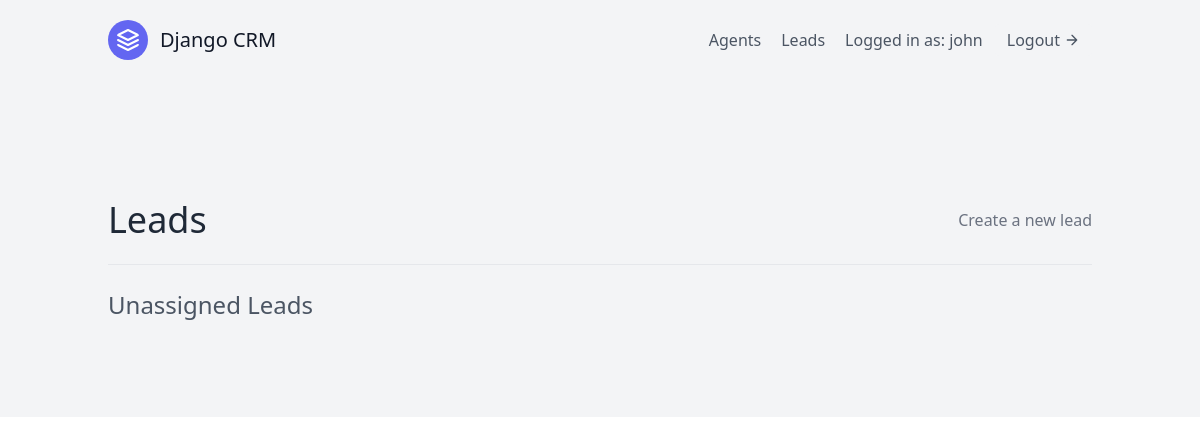
/leads/ (signed in), run on an earlier commit of the app's database.
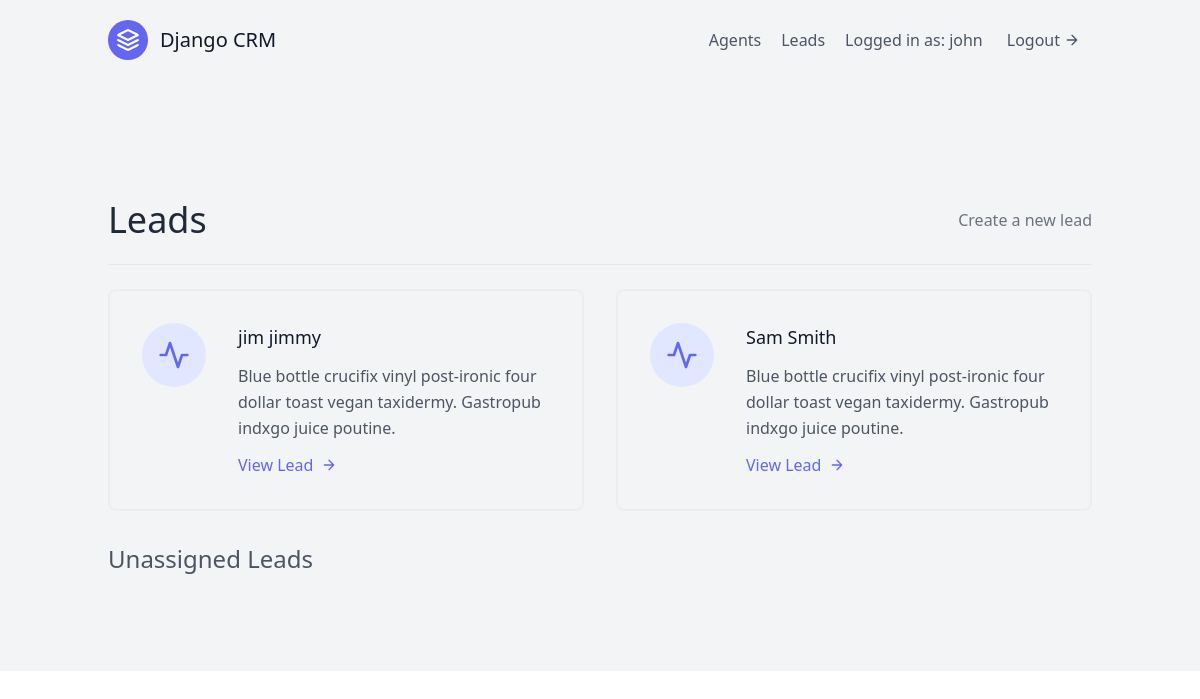
And on a later commit of the database.
### leads/models.py (models this page shows, shortened)
class User(AbstractUser):
    is_organizer = models.BooleanField(default= True)
    is_agent = models.BooleanField(default= False)

class Lead(models.Model):
    first_name = models.CharField(max_length=20)
    last_name = models.CharField(max_length=20)
    age = models.IntegerField(default=0)
    organization = models.ForeignKey(UserProfile, on_delete=models.CASCADE)
    agent = models.ForeignKey("Agent", null= True, blank= True, on_delete=models.SET_NULL)

### leads/views.py (the view)
# urls.py: path('', LeadListView.as_view(), name= 'lead-list'),
class LeadListView(LoginRequiredMixin,ListView):
  template_name = "leads/leads_list.html"
  def queryset(self):
    user = self.request.user
    if user.is_organizer:
      queryset = Lead.objects.filter(organization=user.userprofile, agent__isnull=False )
    else:
      queryset = Lead.objects.filter(organization=user.agent.organization, agent__isnull=False)
      queryset = queryset.filter(agent__user= user)
    return queryset
  def get_context_data(self, **kwargs):
    context = super(LeadListView, self).get_context_data(**kwargs)
    user = self.request.user
    if user.is_organizer:
      queryset = Lead.objects.filter(organization=user.userprofile, agent__isnull=True )
      context.update({
        "unassigned_leads": queryset
      })
    return context

### leads/templates/leads/leads_list.html (shortened to what this page needs)
{% extends "base.html" %}
{% block content %}
<section class="text-gray-600 body-font">
  <div class="container px-5 py-24 mx-auto flex flex-wrap">
   <div  class="w-full mb-6 py-6 flex justify-between items-center border-b border-gray-200">
      <div>
         <h1 class='text-4xl text-gray-800'> Leads </h1>
      </div>
      {% if request.user.is_organizer %}
         <div>
            <a class='text-gray-500 hover:text-blue-500' href="{% url 'leads:lead-create' %}">Create a new lead</a>
         </div>
      {% endif %}
   </div>
      <div class="flex flex-wrap -m-4">
      {% for lead in object_list %}
         <div class="p-4 lg:w-1/2 md:w-full">
            <div class="flex border-2 rounded-lg border-gray-200 border-opacity-50 p-8 sm:flex-row flex-col">
               <div class="w-16 h-16 sm:mr-8 sm:mb-0 mb-4 inline-flex items-center justify-center rounded-full bg-indigo-100 text-indigo-500 flex-shrink-0">
                  <svg fill="none" stroke="currentColor" stroke-linecap="round" stroke-linejoin="round" stroke-width="2" class="w-8 h-8" viewBox="0 0 24 24">
                  <path d="M22 12h-4l-3 9L9 3l-3 9H2"></path>
                  </svg>
               </div>
               <div class="flex-grow">
                  <h2 class="text-gray-900 text-lg title-font font-medium mb-3">{{ lead.first_name }} {{ lead.last_name }}</h2>
                  <p class="leading-relaxed text-base">Blue bottle crucifix vinyl post-ironic four dollar toast vegan taxidermy. Gastropub indxgo juice poutine.</p>
                  <a href="{% url 'leads:lead-detail' lead.pk %}" class="mt-3 text-indigo-500 inline-flex items-center">View Lead
                  <svg fill="none" stroke="currentColor" stroke-linecap="round" stroke-linejoin="round" stroke-width="2" class="w-4 h-4 ml-2" viewBox="0 0 24 24">
                     <path d="M5 12h14M12 5l7 7-7 7"></path>
                  </svg>
                  </a>
               </div>
            </div>
         </div>
      {% endfor %}
         <h1 class='p-4 text-2xl text-gray-600'>Unassigned Leads</h1>
      </div>
  </div>
</section>
{% endblock content %}

### templates/base.html (shortened to what this page needs)
{% load static %}
<!DOCTYPE html>
<html>
  <head>
    <link rel="stylesheet" href="{% static 'css/styles.css' %}">
    <link href="https://unpkg.com/tailwindcss@^2/dist/tailwind.min.css" rel="stylesheet">
  </head>
  <body>
    <div class = "max-w-7xl mx-auto bg-gray-100">
    {% include "navbar.html" %}
    {% block content %}
    {% endblock content%}
    </div>
  </body>
</html>

### templates/navbar.html (shortened to what this page needs)
<header class="text-gray-600 body-font">
  <div class="container mx-auto flex flex-wrap p-5 flex-col md:flex-row items-center">
    <a class="flex title-font font-medium items-center text-gray-900 mb-4 md:mb-0">
      <svg xmlns="http://www.w3.org/2000/svg" fill="none" stroke="currentColor" stroke-linecap="round" stroke-linejoin="round" stroke-width="2" class="w-10 h-10 text-white p-2 bg-indigo-500 rounded-full" viewBox="0 0 24 24">
        <path d="M12 2L2 7l10 5 10-5-10-5zM2 17l10 5 10-5M2 12l10 5 10-5"></path>
      </svg>
      <span class="ml-3 text-xl">Django CRM</span>
    </a>
    {% if request.user.is_authenticated %}
      {% if request.user.is_organizer %}
        <a href="{% url 'agents:agent-list' %}" class="mr-5 hover:text-gray-900">Agents</a>
      {% endif %}
        <a href="{% url 'leads:lead-list' %}" class="mr-5 hover:text-gray-900">Leads</a>
      Logged in as: {{ request.user.username }}
      <a href="{% url 'logout' %}" class="ml-3 inline-flex items-center bg-gray-100 border-0 py-1 px-3 focus:outline-none hover:bg-gray-200 rounded text-base mt-4 md:mt-0">Logout
        <svg fill="none" stroke="currentColor" stroke-linecap="round" stroke-linejoin="round" stroke-width="2" class="w-4 h-4 ml-1" viewBox="0 0 24 24">
          <path d="M5 12h14M12 5l7 7-7 7"></path>
        </svg>
      </a>
    {% endif %}
  </div>
</header>

### templates/scripts.html (shortened to what this page needs)
{% load static %}

What changed in the data, as far as the page shows it:
added Lead: first_name "jim", last_name "jimmy"
added Lead: first_name "Sam", last_name "Smith"
